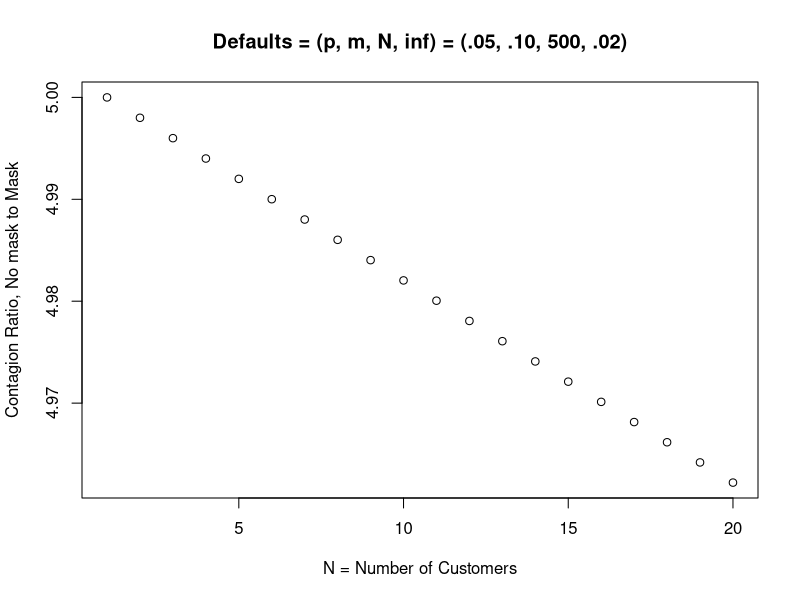
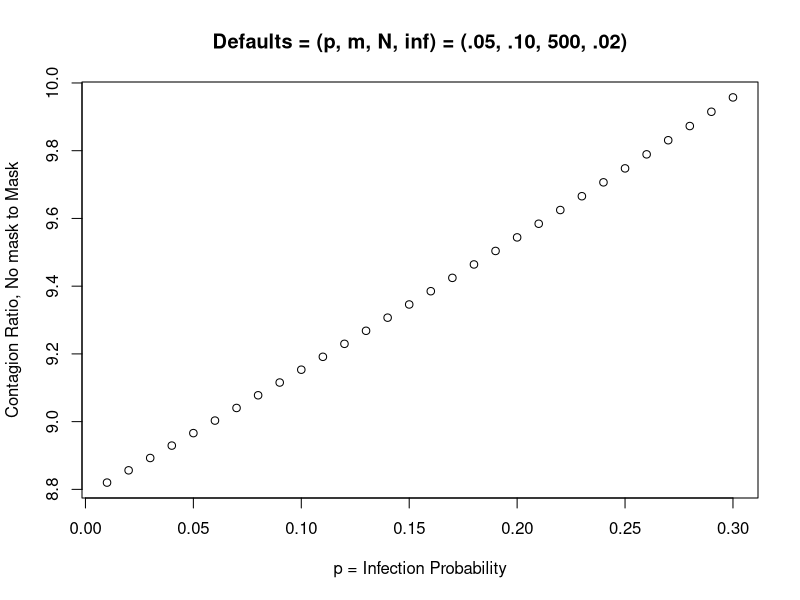
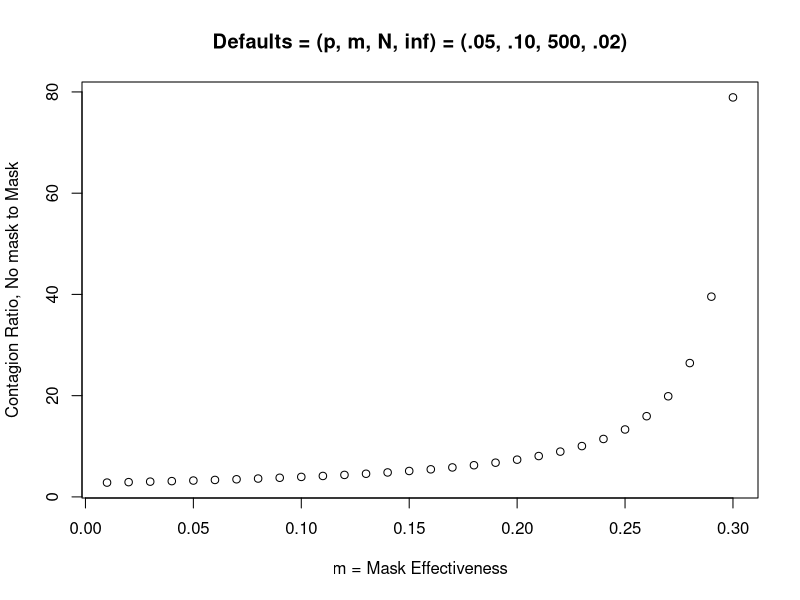
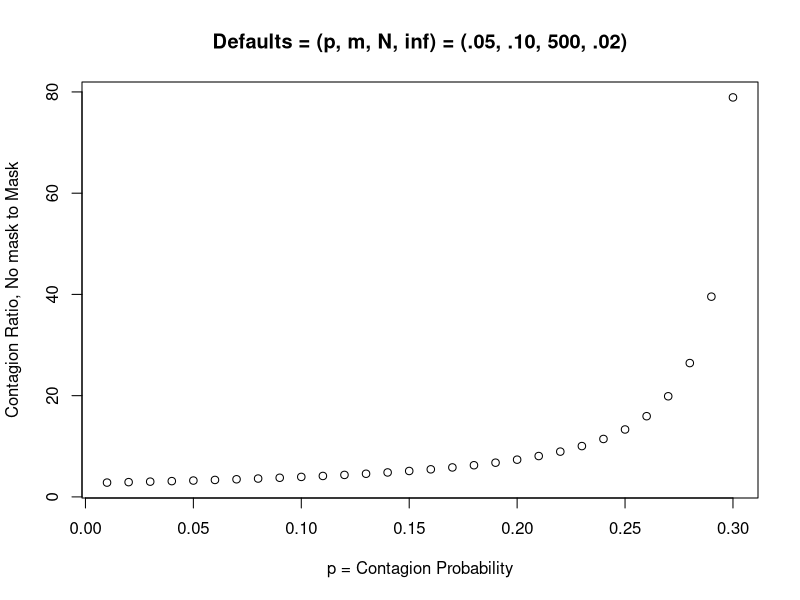
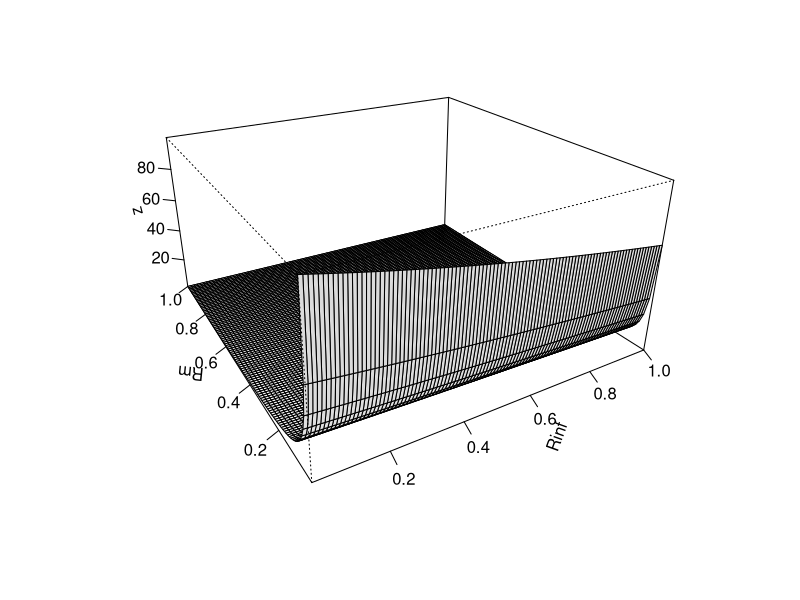
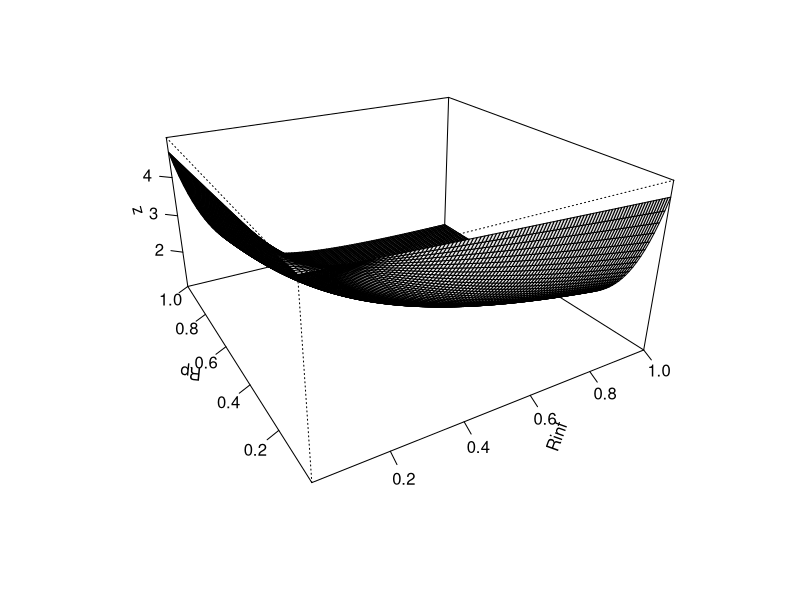
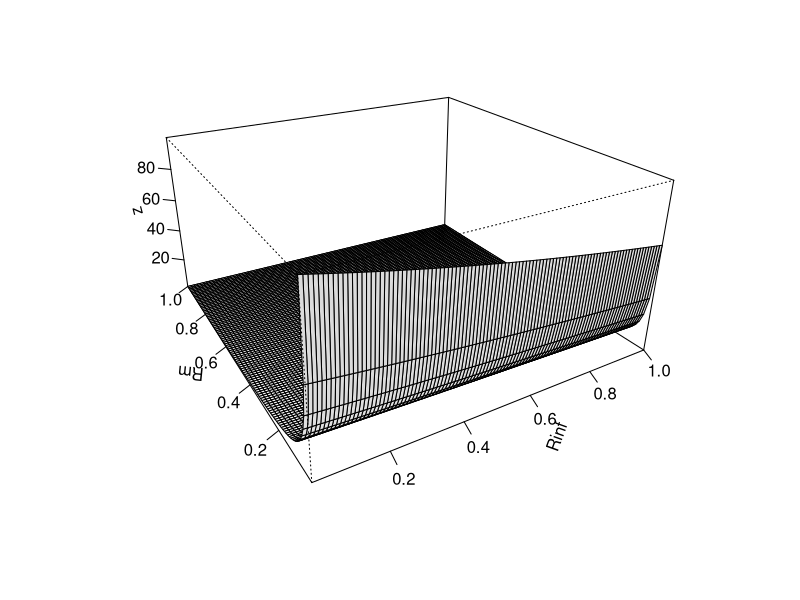
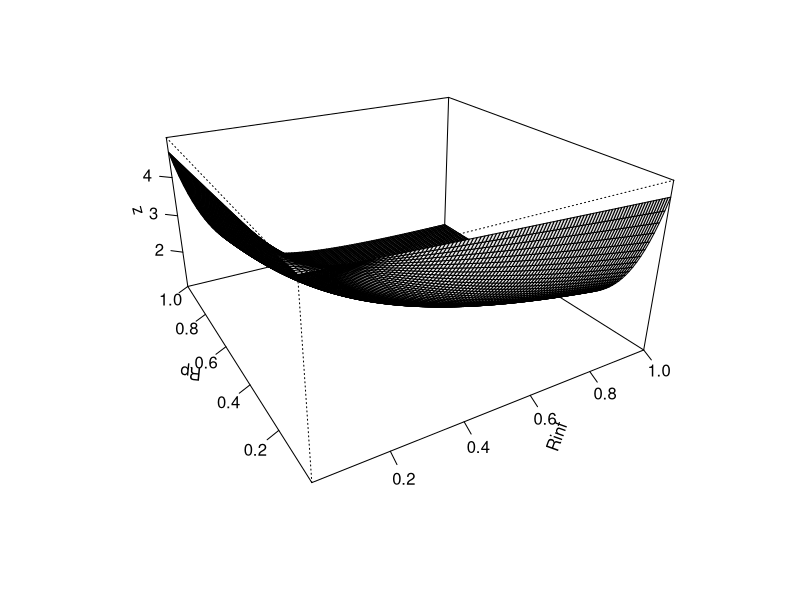

Reproduce these figures in R, in order.

# PARAMETERS INTRODUCED:  pc(i), m, pc[i], pa[i] = m*pc(i), N, inf, p 
# Use Ps as the variable to control the range of the three prob, m, p, and inf.

Ps <- 30

#GOAL:  get an idea of how likely it is for the store to shut down due to covid infection resulting from uunmasked customers as opposed to masked customers.  Assume all employees are masked and all dealing with customers are behind shields.

#Let pc be the vector of customer contagion probabilities for N unmasked customers.
#Let pc[i] be the probability that a random unmasked cannabis customer i is covid contagious.
#Assume pc[i] and pc[j] are independent for all i != j.    ! is negation.

#Let 0 ≤ m ≤ 1 be the mask effect such that the actual contagion probability for masked person i is reduced to m*pc[i] = pa[i].

# SIMPLIFYING ASSUMPTION 1.  ASSUME pc[i] = p for all i.  If customer is wearing a mask, pa[i] = mp
# SIMPLIFYING ASSUMPTION 2.  ASSUME A CUSTOMER WORKS WITH ONLY ONE EMPLOYEE.  IGNORES SECURITY CONTACTS BEFORE ENTRANCE TO STORE.
# SA 3.  ALL EMPLOYEES ARE VACCINATED.
# SA 4.  ASSUME PROBABILITY OF EMPLOYEE BEING INFECTED GIVEN A CUSTOMER IS CONTAGIOUS IS inf 
# SA 5.  Assume no customer wears a mask unless required to.  Introducing a fraction of customers who do wear a mask even though not required is equivalent to changing the value of m.

# QUESTION 1:  WHAT CIRCUMSTANCES REQUIRE STORE SHUTDOWN:  EMPLOYEE SYMPTOMS?  EMPLOYEE POSITIVE TEST?  HOW MANY EMPLOYEES?
#.QUESTION 2:  WHAT CIRCUMSTANCES REQUIRE EMPLOYEE QUARANTINE BUT STORE REMAINS OPEN?
 

# For any single customer i wearing a mask, the probability that an employee will be infected is Pr(customer is contagious)*Pr(employee is infected goven customer is contagious) = mp*inf.  A perfect mask would have m = 0, a useless mask would have m = 1.

# For any single customer i not wearing a mask, the probability that an employee will be infected is Pr(customer is contagious)*Pr(employee is infected goven customer is contagious) = p*inf

# For N masked customers the probability of at least one infected employee = one minus the probability of no infections.
# The probability of no infections, assuming independence, is (1 - mp*inf)^N	
#  Therefore the probability of at least one infections is Pm <- 1 - (1 - mp*inf)^N	  	
# For N unmasked customers the probability of at least one infected employee = one minus the probability of no infections.
# The probability of no infections, assuming independence, is (1 - p*inf)^N										
# Therefore the probability of at least one infections is  Pnm <-  1 - (1 - p*inf)^N 	  

# The relative likelihood of at least one infection resulting from no mask compared to at least one infection resulting from masking of customers is Pnm/Pm.

# Default values
p <- .05  # Probability that customer is contagious.
m <- .20  # Probability that the customer mask will fail to prevent transmission by a contagious customer having contact with an employee
N <- 100  # NUMBER OF CUSTOMERS who walk into the store during the time frame being studied
inf <- .02 # probability that an employee mask will fail to prevent infection from a contagious customer having contact with that employee, irrespective of whether customer is wearing mask

p*inf # The probability a given employee is infected by an unmasked customer
p*m*inf   # The probability a given employee is infected by a masked customer
(1 - m*p*inf)  # The probability that an employee is not infected by a masked customer
(1 - p*inf)  # The probability that an employee is not infected by an unmasked customer
(1 - m*p*inf)^N  # # The probability that an employee is not infected by any of N masked customers.
(1 - p*inf)^N  # # The probability that an employee is not infected by any of N unmasked customers. 
Pm <- 1 - (1 - m*p*inf)^N  #  The probability that at least one of the masked customers infects one of the employees
Pnm <-  1 - (1 - p*inf)^N  #  The probability that at least one of the unmasked customers infects one of the employees

Pm <- 1 - (1 - m*p*inf)^N 
Pnm <-  1 - (1 - p*inf)^N 
Pnm/Pm

print(paste("It is ", round(Pnm/Pm, digit = 2), " times as likely that at least one employeed will get infected by ", N, " unmasked customers as by ", N,  " masked customers.") )
Pnm
Pm
#*****************************************************************************
Relative <- function(p, m, N, inf){(1 - (1 - p*inf)^N)/(1 - (1 - m*p*inf)^N)}

Relative2 <- function(p, m, N, inf){(p*inf)/(m*p*inf)}

maxCustomers <- 20

Reln <-  rep(0, maxCustomers)
Rp <-Rm <- Rinf <- Relp <- rep(0, Ps)

for(N in c(1:maxCustomers)){Reln[N] <- Relative(.05, m, N, inf)}
for (inf in c(1:Ps)){Rinf[inf] <- Relative(.05, .10, N, inf/100)}
for (RM in c(1:Ps)){Rm[RM] <- Relative(.05, RM/100, 500, .02)}
for (RP in c(1:Ps)){Rp[RP] <- Relative(.05, RP/100, 500, .02)}
# op <- par(mfrow = c(2,2))
plot(c(1:maxCustomers), Reln, xlab = "N = Number of Customers", ylab = "Contagion Ratio, No mask to Mask", main = "Defaults = (p, m, N, inf) = (.05, .10, 500, .02)")  # As a fcn of N.  For very large N the contagion ratio asymptotes at 1.00.

plot(rev(c(1:Ps)/100), Rinf, xlab = "p = Infection Probability", ylab = "Contagion Ratio, No mask to Mask", main = "Defaults = (p, m, N, inf) = (.05, .10, 500, .02)")  # As a fcn of inf

plot(rev(c(1:Ps)/100), Rm, xlab = "m = Mask Effectiveness", ylab = "Contagion Ratio, No mask to Mask", main = "Defaults = (p, m, N, inf) = (.05, .10, 500, .02)")  # As a fcn of m


plot(rev(c(1:Ps)/100), Rp, xlab = "p = Contagion Probability", ylab = "Contagion Ratio, No mask to Mask", main = "Defaults = (p, m, N, inf) = (.05, .10, 500, .02)")  # As a fcn of p


# Sequence values
RN <- seq(1, 501, 20)
Rinf <- seq(.01, 1, 0.01) 
Rm  <- seq(.01, 1, 0.01)
Rp <- seq(.01, 1, 0.01) 



# Relative risk for mask effectiveness and infection rate
f     <- function(Rinf, Rm) Relative(p, Rm, N, Rinf)
z     <- outer(Rinf, Rm, f)
persp(Rinf, Rm, z, theta = -30, phi = 25, shade = 0.05, col = "white", expand = 0.5, r = 2, ltheta = 25, ticktype = "detailed")


# Relative risk for mask effectiveness and contagion probability
f     <- function(Rinf, Rp) Relative(Rp, m, N, Rinf)
z     <- outer(Rinf, Rp, f)
persp(Rinf, Rp, z, theta = -30, phi = 25, shade = 0.05, col = "white", expand = 0.5, r = 2, ltheta = 25, ticktype = "detailed")


# Relative risk for mask effectiveness and infection rate
f     <- function(Rinf, Rm) Relative(p, Rm, N, Rinf)
z     <- outer(Rinf, Rm, f)
persp(Rinf, Rm, z, theta = -30, phi = 25, shade = 0.05, col = "white", expand = 0.5, r = 2, ltheta = 25, ticktype = "detailed")


# Relative risk for mask effectiveness and contagion probability
f     <- function(Rinf, Rp) Relative(Rp, m, N, Rinf)
z     <- outer(Rinf, Rp, f)
persp(Rinf, Rp, z, theta = -30, phi = 25, shade = 0.05, col = "white", expand = 0.5, r = 2, ltheta = 25, ticktype = "detailed")


# Relative risk for mask effectiveness and infection rate
f     <- function(Rinf, Rm) Relative(p, Rm, N, Rinf)
z     <- outer(Rinf, Rm, f)
persp(Rinf, Rm, z, theta = -30, phi = 25, shade = 0.05, col = "white", expand = 0.5, r = 2, ltheta = 25, ticktype = "detailed")


# Relative risk for mask effectiveness and contagion probability
f     <- function(Rinf, Rp) Relative(Rp, m, N, Rinf)
z     <- outer(Rinf, Rp, f)
persp(Rinf, Rp, z, theta = -30, phi = 25, shade = 0.05, col = "white", expand = 0.5, r = 2, ltheta = 25, ticktype = "detailed") 


# Relative risk for mask effectiveness and contagion probabilityz

f     <- function(Rinf, Rp) Relative(Rp, m, N, Rinf)
z     <- outer(Rinf, Rp, f)
persp(Rinf, Rp, z, theta = -40, phi = 10, shade = 0.05, col = "white", expand = 0.8, r = 5, ltheta = 25, ticktype = "detailed") 

